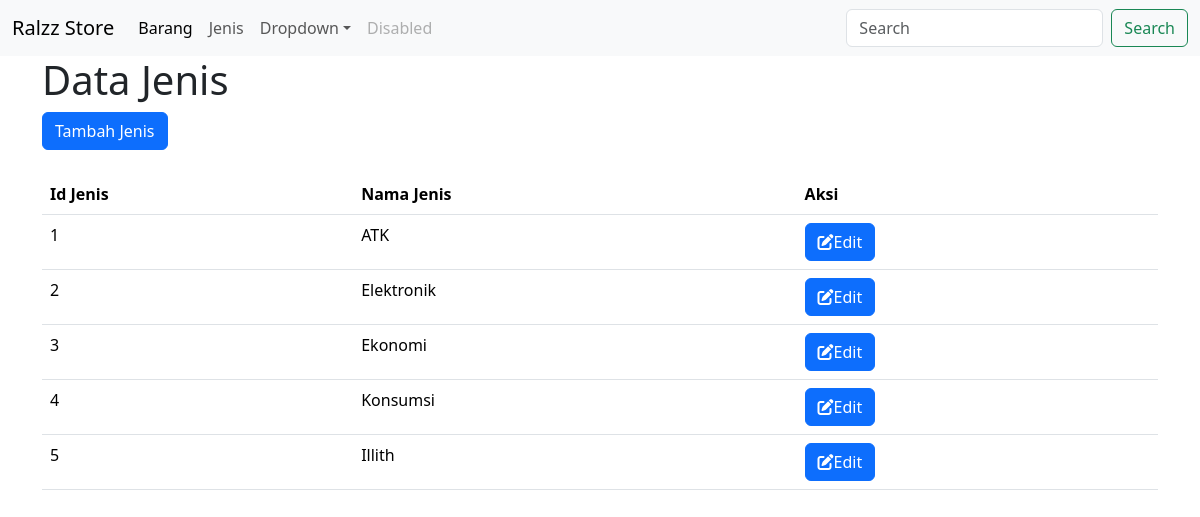
The app's page /view/jenis/index.php with its own data.
### tables this page shows
CREATE TABLE `jenis` (
  `id_jenis` varchar(10) NOT NULL,
  `nama_jenis` varchar(20) DEFAULT NULL
);

### view/jenis/index.php (the view, shortened to what this page needs)
<!DOCTYPE html>
<html lang="en">
<head>
    <link rel="stylesheet" href="https://cdn.jsdelivr.net/npm/bootstrap@5.3.3/dist/css/bootstrap.min.css">
    <link rel="stylesheet" href="https://cdnjs.cloudflare.com/ajax/libs/font-awesome/6.2.0/css/all.min.css">
</head>
<body>
    <nav class="navbar navbar-expand-lg bg-body-tertiary">
        <div class="container-fluid">
            <a class="navbar-brand" href="#">Ralzz Store</a>
            <div class="collapse navbar-collapse" id="navbarSupportedContent">
                <ul class="navbar-nav me-auto mb-2 mb-lg-0">
                    <li class="nav-item">
                        <a class="nav-link active" aria-current="page" href="../barang/index.php">Barang</a>
                    </li>
                    <li class="nav-item">
                        <a class="nav-link" href="../jenis/index.php">Jenis</a>
                    </li>
                    <li class="nav-item dropdown">
                        <a class="nav-link dropdown-toggle" href="#" role="button" data-bs-toggle="dropdown" aria-expanded="false">Dropdown</a>
                    </li>
                    <li class="nav-item">
                        <a class="nav-link disabled" aria-disabled="true">Disabled</a>
                    </li>
                </ul>
                <form class="d-flex" role="search">
                    <input class="form-control me-2" type="search" placeholder="Search" aria-label="Search">
                    <button class="btn btn-outline-success" type="submit">Search</button>
                </form>
            </div>
        </div>
    </nav>
    <div class="container">
        <h1>Data Jenis</h1>
        <a class="btn btn-primary" href="view_tambah.php" role="button">Tambah Jenis</a>
        <br><br>
        <table class="table">
            <tr>
                <th scope="col">Id Jenis</th>
                <th scope="col">Nama Jenis</th>
                <th scope="col"> Aksi</th>
            </tr>
            <?php
                include '../../Config/Koneksi.php';
                $query = mysqli_query($conn, "SELECT * FROM jenis");
                if(mysqli_num_rows($query)) {
                    while($result = mysqli_fetch_assoc($query)) {
            ?>
            <tr>
                <td><?php echo $result['id_jenis'] ?></td>
                <td><?php echo $result['nama_jenis'] ?></td>
                <td>
                    <a href="edit_jenis.php?id_jenis=<?php echo $result['id_jenis']?>" class="btn-outline-danger">
                    <button type="submit" class="btn btn-primary">
                    <i class="fa-solid fa-pen-to-square"></i>Edit</button>
                </td>
            </tr>
            <?php
                    }
                } else {
                    echo "<tr><td colspan='6'>Data Kosong</td></tr>";
                }
            ?>
        </table>
    </div>
</body>
</html>

### records on screen
jenis: id_jenis "1", nama_jenis "ATK"
jenis: id_jenis "2", nama_jenis "Elektronik"
jenis: id_jenis "3", nama_jenis "Ekonomi"
jenis: id_jenis "4", nama_jenis "Konsumsi"
jenis: id_jenis "5", nama_jenis "Illith"
